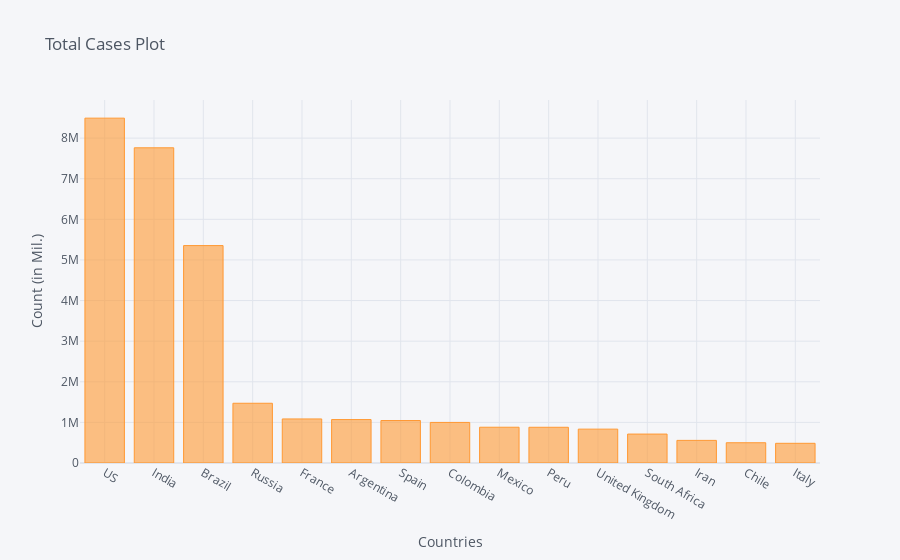

Source (notebook cell):
### Code cell
corona_dframe_agg_plot.iplot(kind='bar', x='Country/Region', y='10/23/20',
                             title='Total Cases Plot',xTitle='Countries',yTitle='Count (in Mil.)')

### Figure 1 — Plotly figure (JSON) as saved in the notebook; plotly's stock layout.template omitted (floating-point values rounded to 4 significant figures)
{"data": [{"marker": {"color": "rgba(255, 153, 51, 0.6)", "line": {"color": "rgba(255, 153, 51, 1.0)", "width": 1}}, "name": "10/23/20", "orientation": "v", "text": "", "type": "bar", "x": ["US", "India", "Brazil", "Russia", "France", "Argentina", "Spain", "Colombia", "Mexico", "Peru", "United Kingdom", "South Africa", "Iran", "Chile", "Italy"], "y": [8491459, 7761312, 5353656, 1471000, 1084659, 1069368, 1046132, 998942, 880775, 879876, 834010, 712412, 556891, 498906, 484869]}], "layout": {"legend": {"bgcolor": "#F5F6F9", "font": {"color": "#4D5663"}}, "paper_bgcolor": "#F5F6F9", "plot_bgcolor": "#F5F6F9", "title": {"font": {"color": "#4D5663"}, "text": "Total Cases Plot"}, "xaxis": {"gridcolor": "#E1E5ED", "showgrid": true, "tickfont": {"color": "#4D5663"}, "title": {"font": {"color": "#4D5663"}, "text": "Countries"}, "zerolinecolor": "#E1E5ED"}, "yaxis": {"gridcolor": "#E1E5ED", "showgrid": true, "tickfont": {"color": "#4D5663"}, "title": {"font": {"color": "#4D5663"}, "text": "Count (in Mil.)"}, "zerolinecolor": "#E1E5ED"}}}
